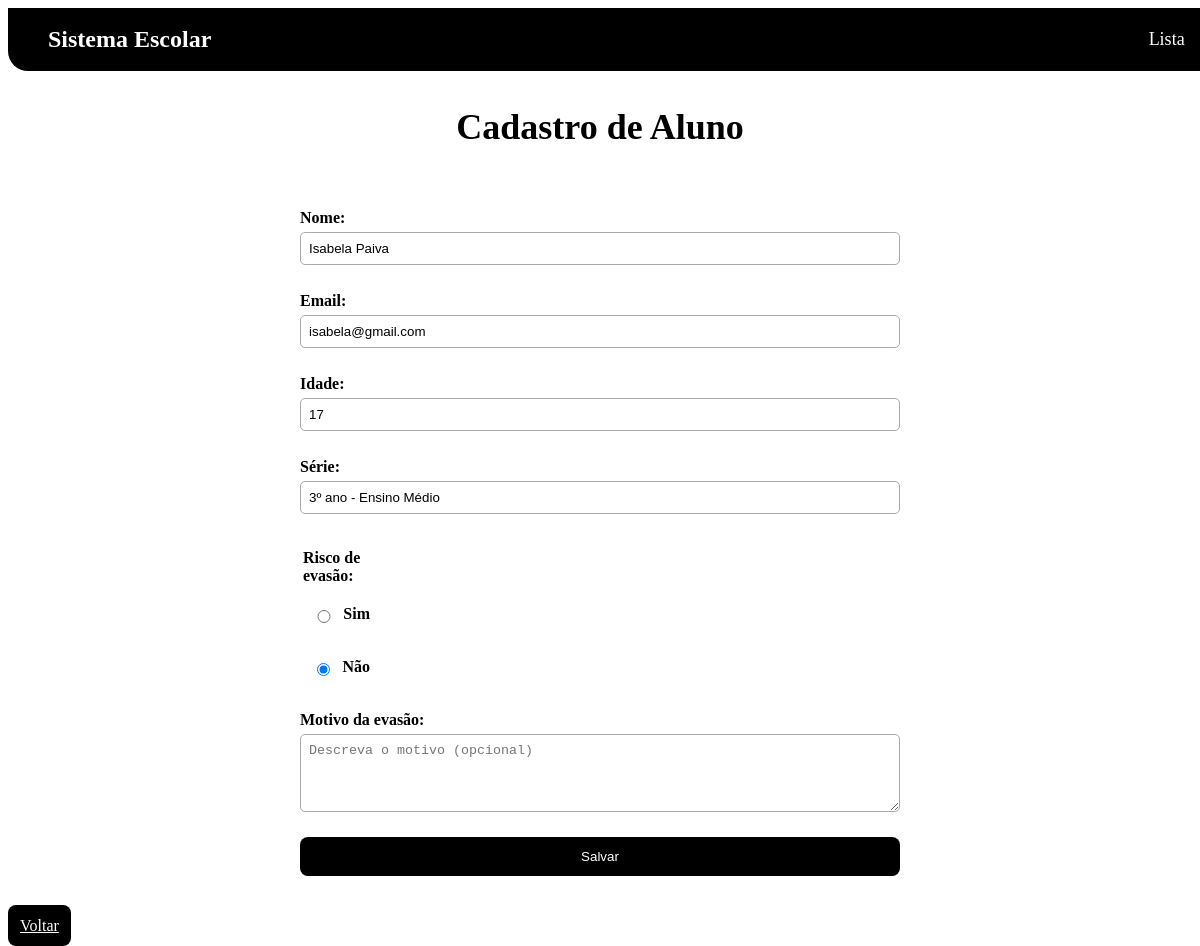
/editar/3/, run on the app's committed database.
### alunos/models.py (models this page shows, shortened)
class Aluno(models.Model):
    nome = models.CharField(max_length=255)
    email = models.EmailField(unique=True)
    idade = models.PositiveIntegerField()
    serie = models.CharField(max_length=50)
    motivo_evasao = models.TextField(blank=True, null=True)
    risco_evasao = models.BooleanField(default=False)
    data_cadastro = models.DateTimeField(auto_now_add=True)

### alunos/views.py (the view)
# urls.py: path('editar/<int:id>/', editar_aluno, name='editar_aluno'),
def editar_aluno(request, id):
    aluno = get_object_or_404(Aluno, id=id)
    form = AlunoForm(request.POST or None, instance=aluno)
    if form.is_valid():
        form.save()
        return redirect('listar_alunos')
    return render(request, 'alunos/cadastrar.html', {'form': form})

### alunos/forms.py
class AlunoForm(forms.ModelForm):
    class Meta:
        model = Aluno
        fields = '__all__'
        widgets = {
            'motivo_evasao': forms.Textarea(attrs={'rows': 4, 'placeholder': 'Descreva o motivo (opcional)'}),
            'risco_evasao': forms.RadioSelect(choices=[(True, 'Sim'), (False, 'Não')]),
        }

### alunos/templates/alunos/cadastrar.html (shortened to what this page needs)
{% load static %}
<link rel="stylesheet" href="{% static 'alunos/style.css' %}">
<div class="navbar">
    <div class="logo">Sistema Escolar</div>
    <div class="menu">
        <a href="{% url 'listar_alunos' %}">Lista</a>
    </div>
</div>
<h1>Cadastro de Aluno</h1>
<div class="form-container">
<form method="post">
    <label>Nome:</label>
    {{ form.nome }}
    <label>Email:</label>
    {{ form.email }}
    <label>Idade:</label>
    {{ form.idade }}
    <label>Série:</label>
    {{ form.serie }}
    <div class="radio-group">
        <label>Risco de evasão:</label>
        {{ form.risco_evasao }}
    </div>
    <label>Motivo da evasão:</label>
    {{ form.motivo_evasao }}
    <button type="submit">Salvar</button>
</form>
</div>
<a href="{% url 'listar_alunos' %}" class="back">Voltar</a>

### alunos/static/alunos/style.css (style rules this page uses)
.navbar { width: 96%; background: #000; color: white; padding: 18px 40px; display: flex; justify-content: space-between; align-items: center; border-radius: 0 0 20px 20px; }
.logo { font-size: 24px; font-weight: bold; }
.menu a { color: white; text-decoration: none; margin-left: 25px; font-size: 18px; }
h1 { text-align: center; margin-top: 35px; font-size: 36px; }
.form-container { max-width: 600px; background: white; padding: 25px; margin: auto; border-radius: 10px; }
form label { font-weight: bold; margin-top: 12px; display: block; }
form input, form textarea { width: 100%; padding: 8px; margin-top: 5px; margin-bottom: 15px; border-radius: 5px; border: 1px solid #aaa; }
.radio-group { margin: 20px 0; }
.radio-group label { display: flex; margin: 0px; margin-top: 20px; margin-left: 3px; margin-right: 530px; justify-content:center; font-weight: bold; }
button { width: 100%; padding: 12px; background: black; color: white; border: none; border-radius: 8px; margin-top: 10px; }
.back { width: 100%; padding: 12px; background: black; color: white; border: none; border-radius: 8px; margin-top: 10px; }

### data on the page
Aluno: nome "Isabela Paiva", email "isabela@gmail.com", idade "17", serie "3º ano - Ensino Médio", risco_evasao "☐ Sim ☑ Não"
